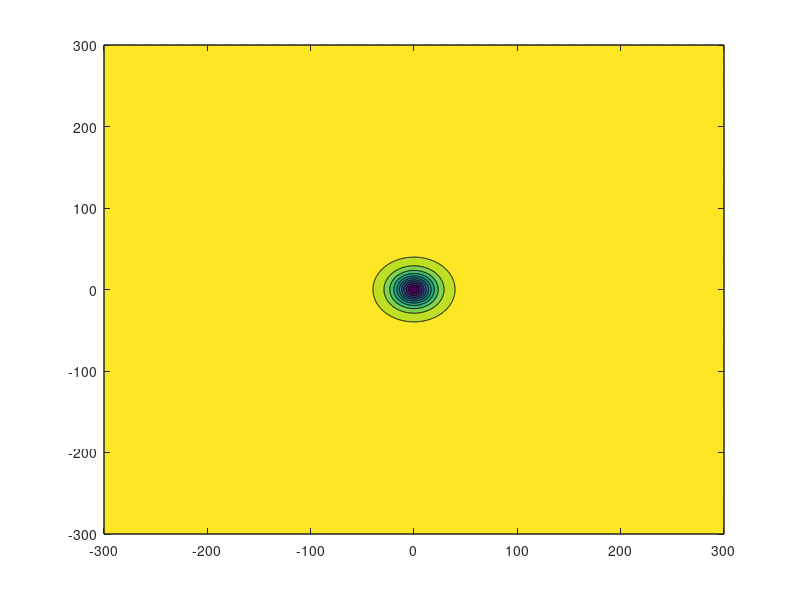

This figure's MATLAB source:
G=6.67384*(10^(-11)) %N*m^2)/kg^2
p= 7874 %kg/m3 Hieroo
p2=1700 %kg/m3 Arena
a= 5 %metros radio
h= 20 %metros profundidad
deltap=p2-p %kg/m3
x1=(-300:0.5:300);
y1=(-300:0.5:300);
%ploteador
[X,Y]=meshgrid(x1,y1);
gz2=((4/3)*pi*G*(a.^3)*deltap*h)./((X.^2+h.^2+Y.^2).^(3/2));
xlabel 'x'
zlabel 'm/s^2'
ylabel 'y'
contourf(X,Y,gz2)
